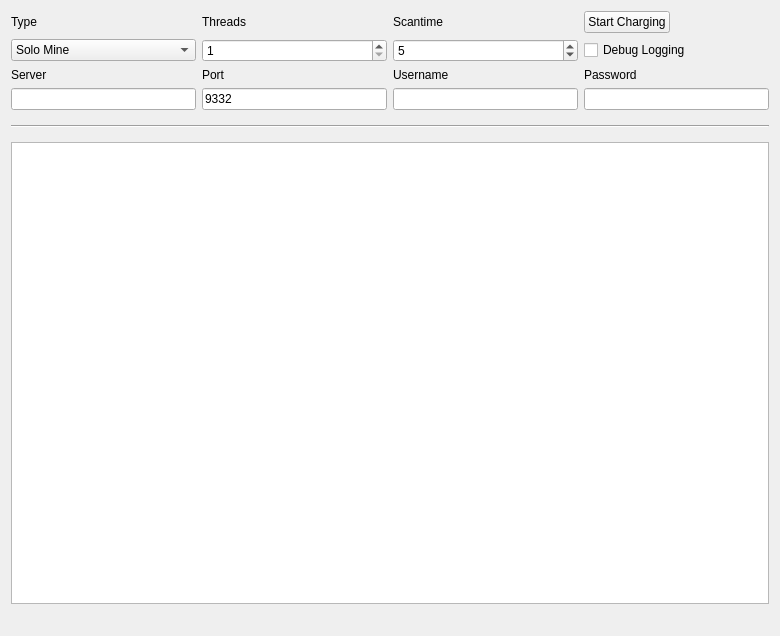
<?xml version="1.0" encoding="UTF-8"?>
<ui version="4.0">
 <class>MiningPage</class>
 <widget class="QWidget" name="MiningPage">
  <property name="geometry">
   <rect>
    <x>0</x>
    <y>0</y>
    <width>780</width>
    <height>636</height>
   </rect>
  </property>
  <property name="windowTitle">
   <string>Charge</string>
  </property>
  <layout class="QGridLayout" name="gridLayout">
   <property name="sizeConstraint">
    <enum>QLayout::SetMaximumSize</enum>
   </property>
   <item row="7" column="1">
    <widget class="QLineEdit" name="serverLine">
     <property name="enabled">
      <bool>true</bool>
     </property>
    </widget>
   </item>
   <item row="6" column="3">
    <widget class="QLabel" name="usernameLabel">
     <property name="enabled">
      <bool>true</bool>
     </property>
     <property name="text">
      <string>Username</string>
     </property>
    </widget>
   </item>
   <item row="6" column="1">
    <widget class="QLabel" name="serverLabel">
     <property name="enabled">
      <bool>true</bool>
     </property>
     <property name="text">
      <string>Server</string>
     </property>
    </widget>
   </item>
   <item row="7" column="3">
    <widget class="QLineEdit" name="usernameLine">
     <property name="enabled">
      <bool>true</bool>
     </property>
     <property name="text">
      <string/>
     </property>
    </widget>
   </item>
   <item row="6" column="4">
    <widget class="QLabel" name="passwordLabel">
     <property name="enabled">
      <bool>true</bool>
     </property>
     <property name="text">
      <string>Password</string>
     </property>
    </widget>
   </item>
   <item row="6" column="2">
    <widget class="QLabel" name="portLabel">
     <property name="enabled">
      <bool>true</bool>
     </property>
     <property name="text">
      <string>Port</string>
     </property>
    </widget>
   </item>
   <item row="3" column="4">
    <widget class="QPushButton" name="startButton">
     <property name="sizePolicy">
      <sizepolicy hsizetype="Fixed" vsizetype="Fixed">
       <horstretch>0</horstretch>
       <verstretch>0</verstretch>
      </sizepolicy>
     </property>
     <property name="text">
      <string>Start Charging</string>
     </property>
    </widget>
   </item>
   <item row="8" column="1" colspan="4">
    <widget class="Line" name="line">
     <property name="sizePolicy">
      <sizepolicy hsizetype="Minimum" vsizetype="Fixed">
       <horstretch>0</horstretch>
       <verstretch>0</verstretch>
      </sizepolicy>
     </property>
     <property name="minimumSize">
      <size>
       <width>0</width>
       <height>20</height>
      </size>
     </property>
     <property name="orientation">
      <enum>Qt::Horizontal</enum>
     </property>
    </widget>
   </item>
   <item row="13" column="1" colspan="4">
    <widget class="QListWidget" name="list">
     <property name="autoScrollMargin">
      <number>100000</number>
     </property>
     <property name="dragDropMode">
      <enum>QAbstractItemView::DragOnly</enum>
     </property>
     <property name="selectionMode">
      <enum>QAbstractItemView::NoSelection</enum>
     </property>
     <property name="movement">
      <enum>QListView::Snap</enum>
     </property>
     <property name="batchSize">
      <number>10</number>
     </property>
    </widget>
   </item>
   <item row="14" column="1" colspan="2">
    <widget class="QLabel" name="shareCount">
     <property name="font">
      <font>
       <pointsize>10</pointsize>
       <weight>75</weight>
       <bold>true</bold>
      </font>
     </property>
     <property name="text">
      <string/>
     </property>
    </widget>
   </item>
   <item row="3" column="3">
    <widget class="QLabel" name="scantimeLabel">
     <property name="enabled">
      <bool>true</bool>
     </property>
     <property name="layoutDirection">
      <enum>Qt::LeftToRight</enum>
     </property>
     <property name="text">
      <string>Scantime</string>
     </property>
    </widget>
   </item>
   <item row="3" column="2">
    <widget class="QLabel" name="threadsLabel">
     <property name="enabled">
      <bool>true</bool>
     </property>
     <property name="text">
      <string>Threads</string>
     </property>
    </widget>
   </item>
   <item row="4" column="4">
    <widget class="QCheckBox" name="debugCheckBox">
     <property name="text">
      <string>Debug Logging</string>
     </property>
    </widget>
   </item>
   <item row="3" column="1">
    <widget class="QLabel" name="typeLabel">
     <property name="text">
      <string>Type</string>
     </property>
    </widget>
   </item>
   <item row="4" column="2">
    <widget class="QSpinBox" name="threadsBox">
     <property name="enabled">
      <bool>true</bool>
     </property>
     <property name="minimum">
      <number>1</number>
     </property>
     <property name="maximum">
      <number>99</number>
     </property>
     <property name="singleStep">
      <number>1</number>
     </property>
    </widget>
   </item>
   <item row="4" column="1">
    <widget class="QComboBox" name="typeBox">
     <property name="editable">
      <bool>false</bool>
     </property>
     <property name="currentIndex">
      <number>0</number>
     </property>
     <item>
      <property name="text">
       <string>Solo Mine</string>
      </property>
     </item>
     <item>
      <property name="text">
       <string>Pool Mine</string>
      </property>
     </item>
    </widget>
   </item>
   <item row="4" column="3">
    <widget class="QSpinBox" name="scantimeBox">
     <property name="enabled">
      <bool>true</bool>
     </property>
     <property name="minimum">
      <number>1</number>
     </property>
     <property name="value">
      <number>5</number>
     </property>
    </widget>
   </item>
   <item row="7" column="2">
    <widget class="QLineEdit" name="portLine">
     <property name="enabled">
      <bool>true</bool>
     </property>
     <property name="text">
      <string>9332</string>
     </property>
     <property name="value" stdset="0">
      <number>9332</number>
     </property>
    </widget>
   </item>
   <item row="7" column="4">
    <widget class="QLineEdit" name="passwordLine">
     <property name="enabled">
      <bool>true</bool>
     </property>
    </widget>
   </item>
   <item row="14" column="3" colspan="2">
    <widget class="QLabel" name="mineSpeedLabel">
     <property name="sizePolicy">
      <sizepolicy hsizetype="Preferred" vsizetype="Preferred">
       <horstretch>0</horstretch>
       <verstretch>0</verstretch>
      </sizepolicy>
     </property>
     <property name="font">
      <font>
       <pointsize>10</pointsize>
       <weight>75</weight>
       <bold>true</bold>
      </font>
     </property>
     <property name="text">
      <string/>
     </property>
     <property name="alignment">
      <set>Qt::AlignRight|Qt::AlignTrailing|Qt::AlignVCenter</set>
     </property>
    </widget>
   </item>
  </layout>
 </widget>
 <layoutdefault spacing="6" margin="11"/>
 <tabstops>
  <tabstop>startButton</tabstop>
  <tabstop>typeBox</tabstop>
  <tabstop>threadsBox</tabstop>
  <tabstop>scantimeBox</tabstop>
  <tabstop>serverLine</tabstop>
  <tabstop>portLine</tabstop>
  <tabstop>usernameLine</tabstop>
  <tabstop>passwordLine</tabstop>
  <tabstop>debugCheckBox</tabstop>
  <tabstop>list</tabstop>
 </tabstops>
 <resources/>
 <connections/>
</ui>
